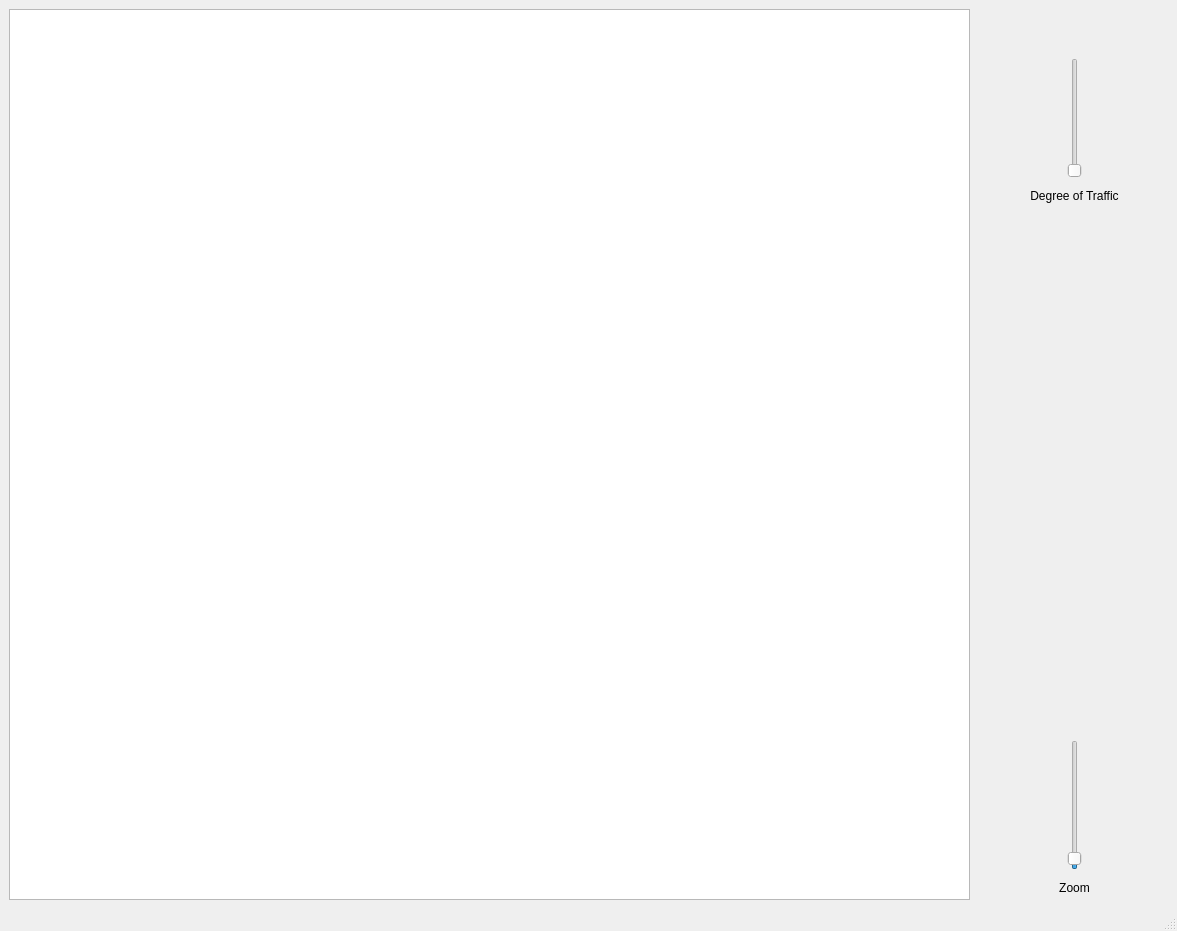
<?xml version="1.0" encoding="UTF-8"?>
<ui version="4.0">
 <class>MainWindow</class>
 <widget class="QMainWindow" name="MainWindow">
  <property name="geometry">
   <rect>
    <x>0</x>
    <y>0</y>
    <width>1177</width>
    <height>931</height>
   </rect>
  </property>
  <property name="windowTitle">
   <string>MainWindow</string>
  </property>
  <widget class="QWidget" name="centralwidget">
   <layout class="QHBoxLayout" name="horizontalLayout_2">
    <item>
     <layout class="QHBoxLayout" name="horizontalLayout">
      <item>
       <widget class="QGraphicsView" name="graphicsView">
        <property name="minimumSize">
         <size>
          <width>700</width>
          <height>500</height>
         </size>
        </property>
        <property name="sceneRect">
         <rectf>
          <x>0.000000000000000</x>
          <y>0.000000000000000</y>
          <width>0.000000000000000</width>
          <height>0.000000000000000</height>
         </rectf>
        </property>
        <property name="renderHints">
         <set>QPainter::TextAntialiasing</set>
        </property>
       </widget>
      </item>
      <item>
       <spacer name="horizontalSpacer">
        <property name="orientation">
         <enum>Qt::Horizontal</enum>
        </property>
        <property name="sizeType">
         <enum>QSizePolicy::Minimum</enum>
        </property>
        <property name="sizeHint" stdset="0">
         <size>
          <width>5</width>
          <height>20</height>
         </size>
        </property>
       </spacer>
      </item>
      <item>
       <layout class="QVBoxLayout" name="verticalLayout">
        <property name="leftMargin">
         <number>1</number>
        </property>
        <property name="topMargin">
         <number>5</number>
        </property>
        <property name="rightMargin">
         <number>1</number>
        </property>
        <property name="bottomMargin">
         <number>5</number>
        </property>
        <item>
         <widget class="QLabel" name="labelTime">
          <property name="font">
           <font>
            <pointsize>25</pointsize>
            <weight>75</weight>
            <bold>true</bold>
            <strikeout>false</strikeout>
            <stylestrategy>PreferAntialias</stylestrategy>
            <kerning>true</kerning>
           </font>
          </property>
          <property name="autoFillBackground">
           <bool>true</bool>
          </property>
          <property name="lineWidth">
           <number>1</number>
          </property>
          <property name="text">
           <string/>
          </property>
          <property name="margin">
           <number>40</number>
          </property>
         </widget>
        </item>
        <item>
         <widget class="QSlider" name="verticalSlider_2">
          <property name="sizePolicy">
           <sizepolicy hsizetype="Preferred" vsizetype="Maximum">
            <horstretch>0</horstretch>
            <verstretch>0</verstretch>
           </sizepolicy>
          </property>
          <property name="minimumSize">
           <size>
            <width>10</width>
            <height>120</height>
           </size>
          </property>
          <property name="maximum">
           <number>10</number>
          </property>
          <property name="singleStep">
           <number>1</number>
          </property>
          <property name="orientation">
           <enum>Qt::Vertical</enum>
          </property>
         </widget>
        </item>
        <item>
         <spacer name="verticalSpacer_3">
          <property name="orientation">
           <enum>Qt::Vertical</enum>
          </property>
          <property name="sizeType">
           <enum>QSizePolicy::Maximum</enum>
          </property>
          <property name="sizeHint" stdset="0">
           <size>
            <width>20</width>
            <height>5</height>
           </size>
          </property>
         </spacer>
        </item>
        <item>
         <widget class="QLabel" name="label">
          <property name="text">
           <string>Degree of Traffic</string>
          </property>
          <property name="alignment">
           <set>Qt::AlignCenter</set>
          </property>
         </widget>
        </item>
        <item>
         <spacer name="verticalSpacer_2">
          <property name="orientation">
           <enum>Qt::Vertical</enum>
          </property>
          <property name="sizeType">
           <enum>QSizePolicy::Minimum</enum>
          </property>
          <property name="sizeHint" stdset="0">
           <size>
            <width>20</width>
            <height>5</height>
           </size>
          </property>
         </spacer>
        </item>
        <item>
         <widget class="QLabel" name="label_3">
          <property name="sizePolicy">
           <sizepolicy hsizetype="Minimum" vsizetype="Expanding">
            <horstretch>0</horstretch>
            <verstretch>0</verstretch>
           </sizepolicy>
          </property>
          <property name="minimumSize">
           <size>
            <width>185</width>
            <height>415</height>
           </size>
          </property>
          <property name="layoutDirection">
           <enum>Qt::LeftToRight</enum>
          </property>
          <property name="text">
           <string/>
          </property>
          <property name="alignment">
           <set>Qt::AlignCenter</set>
          </property>
          <property name="wordWrap">
           <bool>true</bool>
          </property>
          <property name="margin">
           <number>3</number>
          </property>
         </widget>
        </item>
        <item>
         <spacer name="verticalSpacer">
          <property name="orientation">
           <enum>Qt::Vertical</enum>
          </property>
          <property name="sizeType">
           <enum>QSizePolicy::Minimum</enum>
          </property>
          <property name="sizeHint" stdset="0">
           <size>
            <width>140</width>
            <height>5</height>
           </size>
          </property>
         </spacer>
        </item>
        <item>
         <widget class="QSlider" name="verticalSlider">
          <property name="sizePolicy">
           <sizepolicy hsizetype="Preferred" vsizetype="Minimum">
            <horstretch>0</horstretch>
            <verstretch>0</verstretch>
           </sizepolicy>
          </property>
          <property name="minimumSize">
           <size>
            <width>10</width>
            <height>130</height>
           </size>
          </property>
          <property name="minimum">
           <number>4</number>
          </property>
          <property name="maximum">
           <number>30</number>
          </property>
          <property name="pageStep">
           <number>5</number>
          </property>
          <property name="value">
           <number>5</number>
          </property>
          <property name="tracking">
           <bool>true</bool>
          </property>
          <property name="orientation">
           <enum>Qt::Vertical</enum>
          </property>
         </widget>
        </item>
        <item>
         <spacer name="verticalSpacer_4">
          <property name="orientation">
           <enum>Qt::Vertical</enum>
          </property>
          <property name="sizeType">
           <enum>QSizePolicy::Minimum</enum>
          </property>
          <property name="sizeHint" stdset="0">
           <size>
            <width>20</width>
            <height>5</height>
           </size>
          </property>
         </spacer>
        </item>
        <item>
         <widget class="QLabel" name="label_2">
          <property name="text">
           <string>Zoom</string>
          </property>
          <property name="alignment">
           <set>Qt::AlignCenter</set>
          </property>
         </widget>
        </item>
       </layout>
      </item>
     </layout>
    </item>
   </layout>
  </widget>
  <widget class="QStatusBar" name="statusbar"/>
 </widget>
 <resources/>
 <connections/>
</ui>
